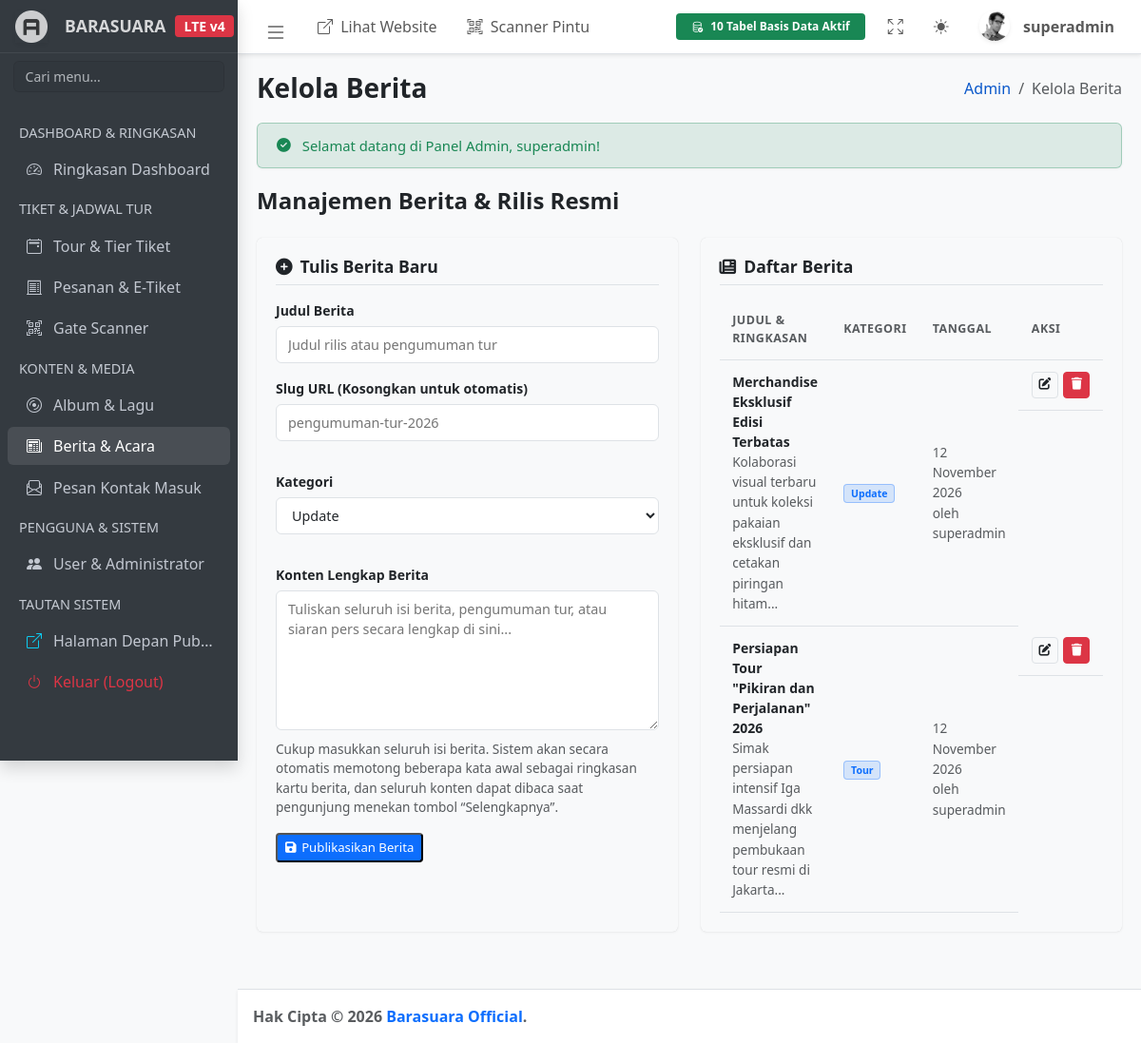
Page /admin/news.php (signed in) on the committed database.
### tables this page shows
CREATE TABLE `news_posts` (
  `id` INT AUTO_INCREMENT PRIMARY KEY,
  `judul` VARCHAR(200) NOT NULL,
  `slug` VARCHAR(220) NOT NULL UNIQUE,
  `konten` TEXT NOT NULL,
  `thumbnail_url` VARCHAR(255) NULL,
  `kategori` VARCHAR(50) NOT NULL DEFAULT 'Update',
  `author_id` INT NULL DEFAULT NULL,
  `published_at` TIMESTAMP NOT NULL DEFAULT CURRENT_TIMESTAMP,
  CONSTRAINT `fk_news_author`
    FOREIGN KEY (`author_id`) REFERENCES `admins` (`id`)
    ON DELETE SET NULL ON UPDATE CASCADE
);

### admin/news.php (the view, shortened to what the rows shown need)
<?php
require_once __DIR__ . '/includes/auth.php';
$admin = require_admin(['admin']);
$pdo = db();
$newsList = $pdo->query(
    'SELECT np.*, a.username AS author_name
     FROM news_posts np LEFT JOIN admins a ON a.id = np.author_id
     ORDER BY np.published_at DESC, np.id DESC'
)->fetchAll();
$adminTitle = 'Kelola Berita';
require __DIR__ . '/includes/header.php';
?>
<div class="admin-container">
    <div class="admin-page-head">
        <div>
            <h2>Manajemen Berita &amp; Rilis Resmi</h2>
        </div>
    </div>
    <div class="admin-two-col">
        <div class="order-panel">
            <div class="admin-table-wrap">
                <table class="admin-table">
                    <thead>
                        <tr>
                            <th>Judul &amp; Ringkasan</th>
                            <th>Kategori</th>
                            <th>Tanggal</th>
                            <th>Aksi</th>
                        </tr>
                    </thead>
                    <tbody>
                        <?php foreach ($newsList as $n): ?>
                            <tr>
                                <td>
                                    <strong><?= e($n['judul']) ?></strong><br>
                                    <small class="muted-label"><?= e(ringkasan_teks($n['konten'], 18, 90)) ?></small>
                                </td>
                                <td><span class="badge badge-info"><?= e($n['kategori']) ?></span></td>
                                <td><small class="muted-label"><?= e(tanggal_id($n['published_at'])) ?><br>oleh
                                        <?= e($n['author_name'] ?? 'admin') ?></small></td>
                                <td class="table-actions">
                                    <a href="news.php?edit=<?= (int) $n['id'] ?>" class="btn-xs btn-outline" title="Edit">
                                        <i class="fas fa-edit"></i>
                                    </a>
                                    <form method="post" onsubmit="return confirm('Hapus berita ini?');">
                                        <button type="submit" class="btn-xs btn-danger" title="Hapus"><i
                                                class="fas fa-trash"></i></button>
                                    </form>
                                </td>
                            </tr>
                        <?php endforeach; ?>
                    </tbody>
                </table>
            </div>
        </div>
    </div>
</div>
<?php require __DIR__ . '/includes/footer.php'; ?>

### admin/includes/header.php (shortened to what the rows shown need)
<?php
$adminTitle = $adminTitle ?? 'Dashboard Admin';
$adminUser = current_admin();
?>
<!doctype html>
<html lang="id">
<head>
    <link rel="stylesheet" href="https://cdn.jsdelivr.net/npm/@fontsource/source-sans-3@5.0.12/index.css">
    <link rel="stylesheet" href="https://cdn.jsdelivr.net/npm/overlayscrollbars@2.11.0/styles/overlayscrollbars.min.css">
    <link rel="stylesheet" href="https://cdn.jsdelivr.net/npm/bootstrap-icons@1.13.1/font/bootstrap-icons.min.css">
    <link rel="stylesheet" href="https://cdnjs.cloudflare.com/ajax/libs/font-awesome/6.5.2/css/all.min.css">
    <link rel="stylesheet" href="dist/css/adminlte.min.css">
    <link rel="stylesheet" href="dist/css/admin-custom.css">
</head>
<body class="layout-fixed sidebar-expand-lg bg-body-tertiary">
    <div class="app-wrapper">
        <nav class="app-header navbar navbar-expand bg-body shadow-sm">
            <div class="container-fluid">
                <ul class="navbar-nav ms-auto align-items-center">
                    <?php if ($adminUser): ?>
                        <li class="nav-item dropdown user-menu">
                            <a href="#" class="nav-link dropdown-toggle d-flex align-items-center gap-2" data-bs-toggle="dropdown">
                                <img src="dist/assets/img/user2-160x160.jpg" class="user-image rounded-circle shadow-sm" alt="<?= e($adminUser['username']) ?>" style="width: 32px; height: 32px; object-fit: cover;">
                                <span class="d-none d-md-inline fw-semibold"><?= e($adminUser['username']) ?></span>
                            </a>
                        </li>
                    <?php endif; ?>
                </ul>
            </div>
        </nav>
        <main class="app-main">
            <div class="app-content-header py-3">
                <div class="container-fluid">
                    <div class="row align-items-center">
                        <div class="col-sm-6">
                            <h1 class="mb-0 fs-3 fw-bold"><?= e($adminTitle) ?></h1>
                        </div>
                    </div>
                </div>
            </div>
            <div class="app-content">
                <div class="container-fluid">

### rows in the picture
news_posts: judul "Merchandise Eksklusif Edisi Terbatas", konten "Kolaborasi visual terbaru untuk koleksi pakaian eksklusif dan cetakan piringan hitam...", kategori "Update", published_at "12 November 2026", author.username "superadmin"
news_posts: judul "Persiapan Tour \"Pikiran dan Perjalanan\" 2026", konten "Simak persiapan intensif Iga Massardi dkk menjelang pembukaan tour resmi di Jakarta...", kategori "Tour", published_at "12 November 2026", author.username "superadmin"

### other values in the picture
$adminUser['username'] "superadmin"
$section['title'] "DASHBOARD & RINGKASAN"
$label "Ringkasan Dashboard"
$section['title'] "TIKET & JADWAL TUR"
$label "Tour & Tier Tiket"
$label "Pesanan & E-Tiket"
$label "Gate Scanner"
$section['title'] "KONTEN & MEDIA"
$label "Album & Lagu"
$label "Berita & Acara"
$label "Pesan Kontak Masuk"
$section['title'] "PENGGUNA & SISTEM"
$label "User & Administrator"
$adminTitle "Kelola Berita"
$flashItem['message'] "Selamat datang di Panel Admin, superadmin!"
